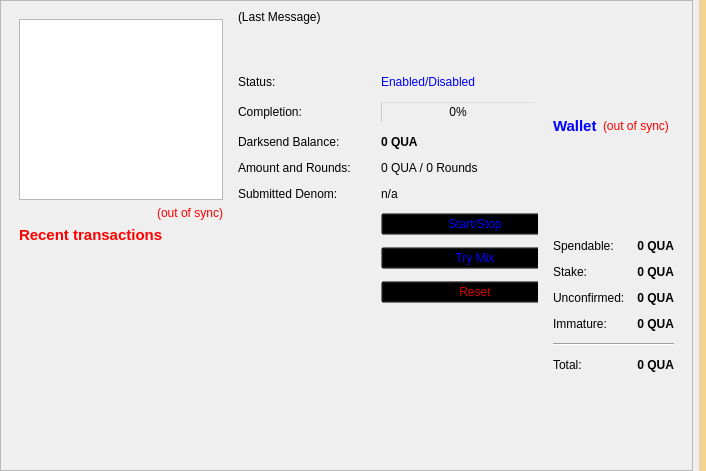
<?xml version="1.0" encoding="UTF-8"?>
<ui version="4.0">
 <class>OverviewPage</class>
 <widget class="QWidget" name="OverviewPage">
  <property name="geometry">
   <rect>
    <x>0</x>
    <y>0</y>
    <width>706</width>
    <height>471</height>
   </rect>
  </property>
  <property name="windowTitle">
   <string>Form</string>
  </property>
  <property name="styleSheet">
   <string notr="true">background-image: url(:/images/bkg);</string>
  </property>
  <layout class="QHBoxLayout" name="horizontalLayout_3">
   <property name="leftMargin">
    <number>0</number>
   </property>
   <property name="topMargin">
    <number>0</number>
   </property>
   <property name="rightMargin">
    <number>0</number>
   </property>
   <property name="bottomMargin">
    <number>0</number>
   </property>
   <item>
    <widget class="QScrollArea" name="scrollArea">
     <property name="widgetResizable">
      <bool>true</bool>
     </property>
     <widget class="QWidget" name="scrollAreaWidgetContents">
      <property name="geometry">
       <rect>
        <x>0</x>
        <y>0</y>
        <width>687</width>
        <height>469</height>
       </rect>
      </property>
      <layout class="QGridLayout" name="horizontalLayout">
       <item row="0" column="0">
        <widget class="QWidget" name="widget_2" native="true">
         <layout class="QVBoxLayout" name="verticalLayout">
          <item>
           <layout class="QVBoxLayout" name="verticalLayout_6">
            <item>
             <widget class="QTreeView" name="treeView"/>
            </item>
            <item>
             <widget class="QLabel" name="labelTransactionsStatus">
              <property name="toolTip">
               <string>The displayed information may be out of date. Your wallet automatically synchronizes with the qualcoin network after a connection is established, but this process has not completed yet.</string>
              </property>
              <property name="styleSheet">
               <string notr="true">QLabel { color: red; }</string>
              </property>
              <property name="text">
               <string notr="true">&lt;html&gt;&lt;head/&gt;&lt;body&gt;&lt;p&gt;&lt;span style=&quot; color:#ff0000;&quot;&gt;(out of sync)&lt;/span&gt;&lt;/p&gt;&lt;/body&gt;&lt;/html&gt;</string>
              </property>
              <property name="alignment">
               <set>Qt::AlignRight|Qt::AlignTrailing|Qt::AlignVCenter</set>
              </property>
             </widget>
            </item>
            <item>
             <widget class="QLabel" name="label_4">
              <property name="font">
               <font>
                <pointsize>11</pointsize>
                <weight>75</weight>
                <bold>true</bold>
               </font>
              </property>
              <property name="text">
               <string>&lt;html&gt;&lt;head/&gt;&lt;body&gt;&lt;p&gt;&lt;span style=&quot; color:#ff0000;&quot;&gt;Recent transactions&lt;/span&gt;&lt;/p&gt;&lt;/body&gt;&lt;/html&gt;</string>
              </property>
             </widget>
            </item>
            <item>
             <spacer name="horizontalSpacer">
              <property name="orientation">
               <enum>Qt::Horizontal</enum>
              </property>
              <property name="sizeHint" stdset="0">
               <size>
                <width>40</width>
                <height>20</height>
               </size>
              </property>
             </spacer>
            </item>
            <item>
             <widget class="QListView" name="listTransactions">
              <property name="styleSheet">
               <string notr="true">QListView { background: transparent; }</string>
              </property>
              <property name="frameShape">
               <enum>QFrame::NoFrame</enum>
              </property>
              <property name="verticalScrollBarPolicy">
               <enum>Qt::ScrollBarAlwaysOff</enum>
              </property>
              <property name="horizontalScrollBarPolicy">
               <enum>Qt::ScrollBarAlwaysOff</enum>
              </property>
              <property name="selectionMode">
               <enum>QAbstractItemView::NoSelection</enum>
              </property>
             </widget>
            </item>
           </layout>
          </item>
         </layout>
        </widget>
       </item>
       <item row="0" column="3">
        <layout class="QVBoxLayout" name="verticalLayout_2">
         <item>
          <widget class="QWidget" name="widget" native="true">
           <layout class="QVBoxLayout" name="verticalLayout_4">
            <item>
             <layout class="QHBoxLayout" name="horizontalLayout_4">
              <item>
               <widget class="QLabel" name="label_5">
                <property name="font">
                 <font>
                  <pointsize>11</pointsize>
                  <weight>75</weight>
                  <bold>true</bold>
                 </font>
                </property>
                <property name="styleSheet">
                 <string notr="true">color: rgb(0, 0, 255);</string>
                </property>
                <property name="text">
                 <string>Wallet</string>
                </property>
               </widget>
              </item>
              <item>
               <widget class="QLabel" name="labelWalletStatus">
                <property name="toolTip">
                 <string>The displayed information may be out of date. Your wallet automatically synchronizes with the qualcoin network after a connection is established, but this process has not completed yet.</string>
                </property>
                <property name="styleSheet">
                 <string notr="true">QLabel { color: red; }</string>
                </property>
                <property name="text">
                 <string notr="true">(out of sync)</string>
                </property>
                <property name="alignment">
                 <set>Qt::AlignLeading|Qt::AlignLeft|Qt::AlignVCenter</set>
                </property>
               </widget>
              </item>
              <item>
               <spacer name="horizontalSpacer_2">
                <property name="orientation">
                 <enum>Qt::Horizontal</enum>
                </property>
                <property name="sizeHint" stdset="0">
                 <size>
                  <width>40</width>
                  <height>20</height>
                 </size>
                </property>
               </spacer>
              </item>
             </layout>
            </item>
            <item>
             <layout class="QFormLayout" name="formLayout_2">
              <property name="fieldGrowthPolicy">
               <enum>QFormLayout::AllNonFixedFieldsGrow</enum>
              </property>
              <property name="horizontalSpacing">
               <number>12</number>
              </property>
              <property name="verticalSpacing">
               <number>12</number>
              </property>
              <item row="0" column="0">
               <widget class="QLabel" name="label">
                <property name="text">
                 <string>Spendable:</string>
                </property>
               </widget>
              </item>
              <item row="0" column="1">
               <widget class="QLabel" name="labelBalance">
                <property name="font">
                 <font>
                  <weight>75</weight>
                  <bold>true</bold>
                 </font>
                </property>
                <property name="cursor">
                 <cursorShape>IBeamCursor</cursorShape>
                </property>
                <property name="toolTip">
                 <string>Your current spendable balance</string>
                </property>
                <property name="text">
                 <string notr="true">0 QUA</string>
                </property>
                <property name="alignment">
                 <set>Qt::AlignRight|Qt::AlignTrailing|Qt::AlignVCenter</set>
                </property>
                <property name="textInteractionFlags">
                 <set>Qt::LinksAccessibleByMouse|Qt::TextSelectableByKeyboard|Qt::TextSelectableByMouse</set>
                </property>
               </widget>
              </item>
              <item row="1" column="0">
               <widget class="QLabel" name="label_6">
                <property name="text">
                 <string>Stake:</string>
                </property>
               </widget>
              </item>
              <item row="1" column="1">
               <widget class="QLabel" name="labelStake">
                <property name="font">
                 <font>
                  <weight>75</weight>
                  <bold>true</bold>
                 </font>
                </property>
                <property name="cursor">
                 <cursorShape>IBeamCursor</cursorShape>
                </property>
                <property name="toolTip">
                 <string>Total of coins that was staked, and do not yet count toward the current balance</string>
                </property>
                <property name="text">
                 <string notr="true">0 QUA</string>
                </property>
                <property name="alignment">
                 <set>Qt::AlignRight|Qt::AlignTrailing|Qt::AlignVCenter</set>
                </property>
                <property name="textInteractionFlags">
                 <set>Qt::LinksAccessibleByMouse|Qt::TextSelectableByKeyboard|Qt::TextSelectableByMouse</set>
                </property>
               </widget>
              </item>
              <item row="2" column="0">
               <widget class="QLabel" name="label_3">
                <property name="text">
                 <string>Unconfirmed:</string>
                </property>
               </widget>
              </item>
              <item row="2" column="1">
               <widget class="QLabel" name="labelUnconfirmed">
                <property name="font">
                 <font>
                  <weight>75</weight>
                  <bold>true</bold>
                 </font>
                </property>
                <property name="cursor">
                 <cursorShape>IBeamCursor</cursorShape>
                </property>
                <property name="toolTip">
                 <string>Total of transactions that have yet to be confirmed, and do not yet count toward the current balance</string>
                </property>
                <property name="text">
                 <string notr="true">0 QUA</string>
                </property>
                <property name="alignment">
                 <set>Qt::AlignRight|Qt::AlignTrailing|Qt::AlignVCenter</set>
                </property>
                <property name="textInteractionFlags">
                 <set>Qt::LinksAccessibleByMouse|Qt::TextSelectableByKeyboard|Qt::TextSelectableByMouse</set>
                </property>
               </widget>
              </item>
              <item row="3" column="0">
               <widget class="QLabel" name="labelImmatureText">
                <property name="text">
                 <string>Immature:</string>
                </property>
               </widget>
              </item>
              <item row="3" column="1">
               <widget class="QLabel" name="labelImmature">
                <property name="font">
                 <font>
                  <weight>75</weight>
                  <bold>true</bold>
                 </font>
                </property>
                <property name="toolTip">
                 <string>Mined balance that has not yet matured</string>
                </property>
                <property name="text">
                 <string notr="true">0 QUA</string>
                </property>
                <property name="alignment">
                 <set>Qt::AlignRight|Qt::AlignTrailing|Qt::AlignVCenter</set>
                </property>
                <property name="textInteractionFlags">
                 <set>Qt::LinksAccessibleByMouse|Qt::TextSelectableByKeyboard|Qt::TextSelectableByMouse</set>
                </property>
               </widget>
              </item>
              <item row="4" column="0" colspan="2">
               <widget class="Line" name="line">
                <property name="orientation">
                 <enum>Qt::Horizontal</enum>
                </property>
               </widget>
              </item>
              <item row="5" column="0">
               <widget class="QLabel" name="labelTotalText">
                <property name="text">
                 <string>Total:</string>
                </property>
               </widget>
              </item>
              <item row="5" column="1">
               <widget class="QLabel" name="labelTotal">
                <property name="font">
                 <font>
                  <weight>75</weight>
                  <bold>true</bold>
                 </font>
                </property>
                <property name="cursor">
                 <cursorShape>IBeamCursor</cursorShape>
                </property>
                <property name="toolTip">
                 <string>Your current total balance</string>
                </property>
                <property name="text">
                 <string notr="true">&lt;html&gt;&lt;head/&gt;&lt;body&gt;&lt;p&gt;0 QUA&lt;/p&gt;&lt;/body&gt;&lt;/html&gt;</string>
                </property>
                <property name="alignment">
                 <set>Qt::AlignRight|Qt::AlignTrailing|Qt::AlignVCenter</set>
                </property>
                <property name="textInteractionFlags">
                 <set>Qt::LinksAccessibleByMouse|Qt::TextSelectableByKeyboard|Qt::TextSelectableByMouse</set>
                </property>
               </widget>
              </item>
             </layout>
            </item>
           </layout>
          </widget>
         </item>
        </layout>
       </item>
       <item row="0" column="1">
        <widget class="QFrame" name="frameDarksend">
         <property name="sizePolicy">
          <sizepolicy hsizetype="MinimumExpanding" vsizetype="MinimumExpanding">
           <horstretch>0</horstretch>
           <verstretch>0</verstretch>
          </sizepolicy>
         </property>
         <property name="minimumSize">
          <size>
           <width>300</width>
           <height>261</height>
          </size>
         </property>
         <property name="styleSheet">
          <string notr="true">background:transparent;</string>
         </property>
         <property name="frameShape">
          <enum>QFrame::StyledPanel</enum>
         </property>
         <property name="frameShadow">
          <enum>QFrame::Raised</enum>
         </property>
         <widget class="QWidget" name="verticalLayoutWidget">
          <property name="geometry">
           <rect>
            <x>0</x>
            <y>0</y>
            <width>331</width>
            <height>305</height>
           </rect>
          </property>
          <layout class="QVBoxLayout" name="verticalLayout_5">
           <item>
            <widget class="QLabel" name="darksendStatus">
             <property name="minimumSize">
              <size>
               <width>288</width>
               <height>43</height>
              </size>
             </property>
             <property name="styleSheet">
              <string notr="true">color: rgb(0, 0, 0);</string>
             </property>
             <property name="text">
              <string>(Last Message)</string>
             </property>
             <property name="alignment">
              <set>Qt::AlignLeading|Qt::AlignLeft|Qt::AlignTop</set>
             </property>
             <property name="wordWrap">
              <bool>true</bool>
             </property>
            </widget>
           </item>
           <item>
            <layout class="QFormLayout" name="formLayout">
             <property name="fieldGrowthPolicy">
              <enum>QFormLayout::AllNonFixedFieldsGrow</enum>
             </property>
             <property name="horizontalSpacing">
              <number>30</number>
             </property>
             <property name="verticalSpacing">
              <number>12</number>
             </property>
             <item row="0" column="0">
              <widget class="QLabel" name="label_6">
               <property name="text">
                <string>Status:</string>
               </property>
              </widget>
             </item>
             <item row="0" column="1">
              <widget class="QLabel" name="darksendEnabled">
               <property name="styleSheet">
                <string notr="true">color: rgb(0, 0, 255);</string>
               </property>
               <property name="text">
                <string>Enabled/Disabled</string>
               </property>
              </widget>
             </item>
             <item row="1" column="0">
              <widget class="QLabel" name="label_7">
               <property name="styleSheet">
                <string notr="true">color: rgb(0, 0, 0);</string>
               </property>
               <property name="text">
                <string>Completion:</string>
               </property>
              </widget>
             </item>
             <item row="1" column="1">
              <widget class="QProgressBar" name="darksendProgress">
               <property name="maximumSize">
                <size>
                 <width>154</width>
                 <height>16777215</height>
                </size>
               </property>
               <property name="styleSheet">
                <string notr="true">background:transparent;</string>
               </property>
               <property name="value">
                <number>0</number>
               </property>
              </widget>
             </item>
             <item row="2" column="0">
              <widget class="QLabel" name="labelAnonymizedText">
               <property name="styleSheet">
                <string notr="true">color: rgb(0, 0, 0);</string>
               </property>
               <property name="text">
                <string>Darksend Balance:</string>
               </property>
              </widget>
             </item>
             <item row="2" column="1">
              <widget class="QLabel" name="labelAnonymized">
               <property name="font">
                <font>
                 <weight>75</weight>
                 <bold>true</bold>
                </font>
               </property>
               <property name="styleSheet">
                <string notr="true">color: rgb(0, 0, 0);</string>
               </property>
               <property name="text">
                <string>0 QUA</string>
               </property>
              </widget>
             </item>
             <item row="3" column="0">
              <widget class="QLabel" name="label_8">
               <property name="styleSheet">
                <string notr="true">color: rgb(0, 0, 0);</string>
               </property>
               <property name="text">
                <string>Amount and Rounds:</string>
               </property>
              </widget>
             </item>
             <item row="3" column="1">
              <widget class="QLabel" name="labelAmountRounds">
               <property name="styleSheet">
                <string notr="true">color: rgb(0, 0, 0);</string>
               </property>
               <property name="text">
                <string>0 QUA / 0 Rounds</string>
               </property>
              </widget>
             </item>
             <item row="4" column="0">
              <widget class="QLabel" name="label_9">
               <property name="styleSheet">
                <string notr="true">color: rgb(0, 0, 0);</string>
               </property>
               <property name="text">
                <string>Submitted Denom:</string>
               </property>
              </widget>
             </item>
             <item row="4" column="1">
              <widget class="QLabel" name="labelSubmittedDenom">
               <property name="statusTip">
                <string>The denominations you submitted to the Adrenaline Node. To mix, other users must submit the exact same denominations.</string>
               </property>
               <property name="styleSheet">
                <string notr="true">color: rgb(0, 0, 0);</string>
               </property>
               <property name="text">
                <string>n/a</string>
               </property>
              </widget>
             </item>
             <item row="9" column="1">
              <layout class="QHBoxLayout" name="horizontalLayout_2"/>
             </item>
             <item row="8" column="0">
              <layout class="QVBoxLayout" name="verticalLayout_3"/>
             </item>
             <item row="7" column="1">
              <widget class="QPushButton" name="darksendAuto">
               <property name="sizePolicy">
                <sizepolicy hsizetype="MinimumExpanding" vsizetype="Fixed">
                 <horstretch>0</horstretch>
                 <verstretch>0</verstretch>
                </sizepolicy>
               </property>
               <property name="toolTip">
                <string>Try to manually submit a Darksend request.</string>
               </property>
               <property name="styleSheet">
                <string notr="true">color: rgb(0, 0, 255);</string>
               </property>
               <property name="text">
                <string>Try Mix</string>
               </property>
              </widget>
             </item>
             <item row="5" column="1">
              <widget class="QPushButton" name="toggleDarksend">
               <property name="sizePolicy">
                <sizepolicy hsizetype="MinimumExpanding" vsizetype="Fixed">
                 <horstretch>0</horstretch>
                 <verstretch>0</verstretch>
                </sizepolicy>
               </property>
               <property name="styleSheet">
                <string notr="true">color: rgb(0, 0, 255);</string>
               </property>
               <property name="text">
                <string>Start/Stop</string>
               </property>
              </widget>
             </item>
             <item row="8" column="1">
              <widget class="QPushButton" name="darksendReset">
               <property name="sizePolicy">
                <sizepolicy hsizetype="MinimumExpanding" vsizetype="Fixed">
                 <horstretch>0</horstretch>
                 <verstretch>0</verstretch>
                </sizepolicy>
               </property>
               <property name="toolTip">
                <string>Reset the current status of Darksend (can interrupt Darksend if it's in the process of Mixing, which can cost you money!)</string>
               </property>
               <property name="autoFillBackground">
                <bool>false</bool>
               </property>
               <property name="styleSheet">
                <string notr="true">color: rgb(217, 0, 7);</string>
               </property>
               <property name="text">
                <string>Reset</string>
               </property>
              </widget>
             </item>
            </layout>
           </item>
          </layout>
         </widget>
        </widget>
       </item>
      </layout>
     </widget>
    </widget>
   </item>
   <item>
    <widget class="QLabel" name="labelAlerts">
     <property name="visible">
      <bool>true</bool>
     </property>
     <property name="styleSheet">
      <string notr="true">background-color: qlineargradient(x1: 0, y1: 0, x2: 1, y2: 0, stop:0 #F0D0A0, stop:1 #F8D488);  color:#000000
</string>
     </property>
     <property name="wordWrap">
      <bool>true</bool>
     </property>
     <property name="margin">
      <number>3</number>
     </property>
    </widget>
   </item>
  </layout>
 </widget>
 <resources/>
 <connections/>
</ui>
